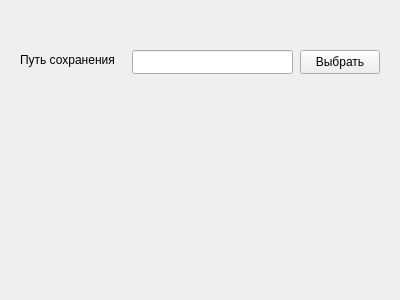
<?xml version="1.0" encoding="UTF-8"?>
<ui version="4.0">
 <class>choose_path</class>
 <widget class="QWidget" name="choose_path">
  <property name="geometry">
   <rect>
    <x>0</x>
    <y>0</y>
    <width>400</width>
    <height>300</height>
   </rect>
  </property>
  <property name="windowTitle">
   <string>Form</string>
  </property>
  <widget class="QLineEdit" name="file_path">
   <property name="geometry">
    <rect>
     <x>132</x>
     <y>50</y>
     <width>161</width>
     <height>24</height>
    </rect>
   </property>
  </widget>
  <widget class="QLabel" name="caption">
   <property name="geometry">
    <rect>
     <x>20</x>
     <y>50</y>
     <width>111</width>
     <height>20</height>
    </rect>
   </property>
   <property name="text">
    <string>Путь сохранения</string>
   </property>
  </widget>
  <widget class="QPushButton" name="choose_button">
   <property name="geometry">
    <rect>
     <x>300</x>
     <y>50</y>
     <width>80</width>
     <height>24</height>
    </rect>
   </property>
   <property name="text">
    <string>Выбрать</string>
   </property>
  </widget>
 </widget>
 <resources/>
 <connections/>
</ui>
